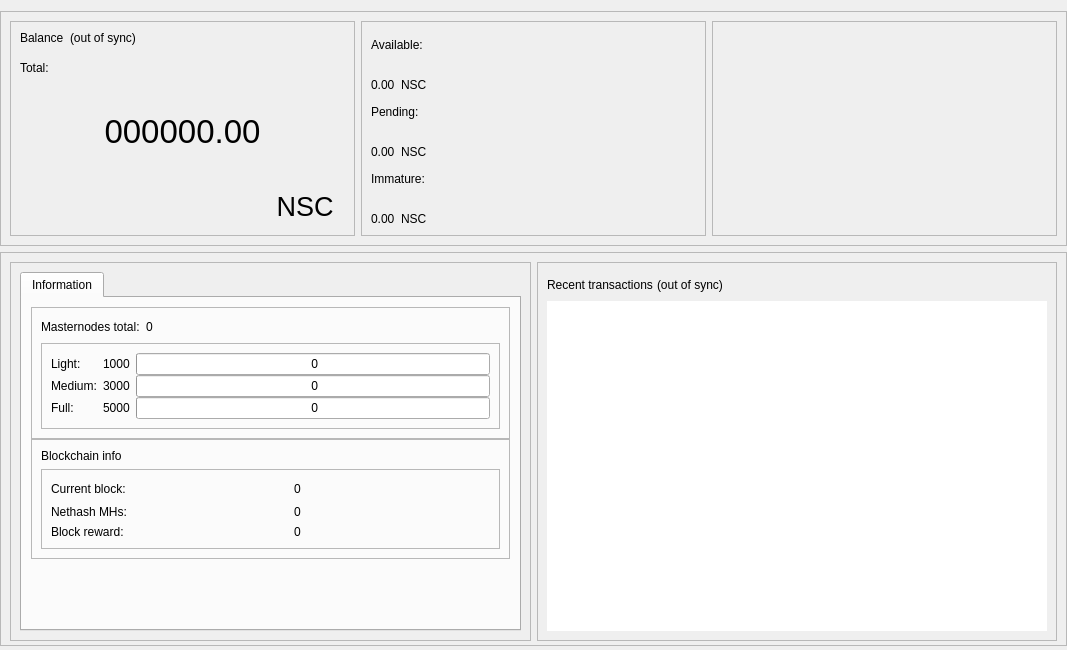
<?xml version="1.0" encoding="UTF-8"?>
<ui version="4.0">
 <class>OverviewPage</class>
 <widget class="QWidget" name="OverviewPage">
  <property name="geometry">
   <rect>
    <x>0</x>
    <y>0</y>
    <width>1067</width>
    <height>650</height>
   </rect>
  </property>
  <property name="minimumSize">
   <size>
    <width>960</width>
    <height>0</height>
   </size>
  </property>
  <property name="windowTitle">
   <string>Form</string>
  </property>
  <layout class="QVBoxLayout" name="topLayout">
   <property name="leftMargin">
    <number>0</number>
   </property>
   <property name="rightMargin">
    <number>0</number>
   </property>
   <property name="bottomMargin">
    <number>4</number>
   </property>
   <item>
    <layout class="QVBoxLayout" name="verticalLayout_main">
     <property name="sizeConstraint">
      <enum>QLayout::SetDefaultConstraint</enum>
     </property>
     <property name="leftMargin">
      <number>0</number>
     </property>
     <property name="rightMargin">
      <number>0</number>
     </property>
     <item>
      <widget class="QFrame" name="frame_blue">
       <property name="enabled">
        <bool>true</bool>
       </property>
       <property name="sizePolicy">
        <sizepolicy hsizetype="Preferred" vsizetype="Preferred">
         <horstretch>0</horstretch>
         <verstretch>0</verstretch>
        </sizepolicy>
       </property>
       <property name="minimumSize">
        <size>
         <width>1065</width>
         <height>220</height>
        </size>
       </property>
       <property name="maximumSize">
        <size>
         <width>16777215</width>
         <height>16777215</height>
        </size>
       </property>
       <property name="sizeIncrement">
        <size>
         <width>0</width>
         <height>0</height>
        </size>
       </property>
       <property name="baseSize">
        <size>
         <width>0</width>
         <height>500</height>
        </size>
       </property>
       <property name="frameShape">
        <enum>QFrame::StyledPanel</enum>
       </property>
       <property name="frameShadow">
        <enum>QFrame::Raised</enum>
       </property>
       <layout class="QHBoxLayout" name="horizontalLayout">
        <item>
         <widget class="QFrame" name="frame_blue_1">
          <property name="minimumSize">
           <size>
            <width>345</width>
            <height>200</height>
           </size>
          </property>
          <property name="maximumSize">
           <size>
            <width>16777215</width>
            <height>16777215</height>
           </size>
          </property>
          <property name="frameShape">
           <enum>QFrame::StyledPanel</enum>
          </property>
          <property name="frameShadow">
           <enum>QFrame::Raised</enum>
          </property>
          <layout class="QHBoxLayout" name="horizontalLayout_2">
           <item>
            <layout class="QVBoxLayout" name="verticalLayout">
             <item>
              <layout class="QHBoxLayout" name="horizontalLayout_3">
               <property name="spacing">
                <number>6</number>
               </property>
               <property name="sizeConstraint">
                <enum>QLayout::SetFixedSize</enum>
               </property>
               <item>
                <widget class="QLabel" name="label_5">
                 <property name="minimumSize">
                  <size>
                   <width>0</width>
                   <height>24</height>
                  </size>
                 </property>
                 <property name="maximumSize">
                  <size>
                   <width>16777215</width>
                   <height>24</height>
                  </size>
                 </property>
                 <property name="text">
                  <string>Balance</string>
                 </property>
                 <property name="alignment">
                  <set>Qt::AlignLeading|Qt::AlignLeft|Qt::AlignTop</set>
                 </property>
                </widget>
               </item>
               <item>
                <widget class="QLabel" name="labelWalletStatus">
                 <property name="minimumSize">
                  <size>
                   <width>0</width>
                   <height>24</height>
                  </size>
                 </property>
                 <property name="maximumSize">
                  <size>
                   <width>16777215</width>
                   <height>24</height>
                  </size>
                 </property>
                 <property name="text">
                  <string>(out of sync)</string>
                 </property>
                 <property name="alignment">
                  <set>Qt::AlignLeading|Qt::AlignLeft|Qt::AlignTop</set>
                 </property>
                </widget>
               </item>
               <item>
                <spacer name="horizontalSpacer">
                 <property name="orientation">
                  <enum>Qt::Horizontal</enum>
                 </property>
                 <property name="sizeHint" stdset="0">
                  <size>
                   <width>40</width>
                   <height>20</height>
                  </size>
                 </property>
                </spacer>
               </item>
              </layout>
             </item>
             <item>
              <widget class="QLabel" name="labelTotalText">
               <property name="maximumSize">
                <size>
                 <width>16777215</width>
                 <height>15</height>
                </size>
               </property>
               <property name="text">
                <string>Total:</string>
               </property>
              </widget>
             </item>
             <item>
              <widget class="QLabel" name="labelTotal">
               <property name="sizePolicy">
                <sizepolicy hsizetype="Preferred" vsizetype="Preferred">
                 <horstretch>0</horstretch>
                 <verstretch>0</verstretch>
                </sizepolicy>
               </property>
               <property name="minimumSize">
                <size>
                 <width>0</width>
                 <height>100</height>
                </size>
               </property>
               <property name="maximumSize">
                <size>
                 <width>16777215</width>
                 <height>100</height>
                </size>
               </property>
               <property name="font">
                <font>
                 <pointsize>25</pointsize>
                 <weight>50</weight>
                 <bold>false</bold>
                </font>
               </property>
               <property name="mouseTracking">
                <bool>false</bool>
               </property>
               <property name="text">
                <string>000000.00</string>
               </property>
               <property name="alignment">
                <set>Qt::AlignCenter</set>
               </property>
              </widget>
             </item>
             <item>
              <layout class="QHBoxLayout" name="horizontalLayout_11">
               <item>
                <spacer name="horizontalSpacer_8">
                 <property name="orientation">
                  <enum>Qt::Horizontal</enum>
                 </property>
                 <property name="sizeHint" stdset="0">
                  <size>
                   <width>40</width>
                   <height>20</height>
                  </size>
                 </property>
                </spacer>
               </item>
               <item>
                <widget class="QPushButton" name="blabel_Nscoin">
                 <property name="font">
                  <font>
                   <pointsize>20</pointsize>
                   <italic>false</italic>
                   <kerning>true</kerning>
                  </font>
                 </property>
                 <property name="cursor">
                  <cursorShape>PointingHandCursor</cursorShape>
                 </property>
                 <property name="text">
                  <string>NSC</string>
                 </property>
                 <property name="flat">
                  <bool>true</bool>
                 </property>
                </widget>
               </item>
              </layout>
             </item>
            </layout>
           </item>
          </layout>
         </widget>
        </item>
        <item>
         <widget class="QFrame" name="frame_blue_2">
          <property name="minimumSize">
           <size>
            <width>345</width>
            <height>200</height>
           </size>
          </property>
          <property name="maximumSize">
           <size>
            <width>16777215</width>
            <height>16777215</height>
           </size>
          </property>
          <property name="frameShape">
           <enum>QFrame::StyledPanel</enum>
          </property>
          <property name="frameShadow">
           <enum>QFrame::Raised</enum>
          </property>
          <layout class="QVBoxLayout" name="verticalLayout_3">
           <item>
            <layout class="QVBoxLayout" name="verticalLayout_2">
             <item>
              <widget class="QLabel" name="labelBalanceText">
               <property name="text">
                <string>Available:</string>
               </property>
              </widget>
             </item>
             <item>
              <layout class="QHBoxLayout" name="horizontalLayout_4">
               <item>
                <widget class="QLabel" name="labelBalance">
                 <property name="text">
                  <string>0.00</string>
                 </property>
                 <property name="alignment">
                  <set>Qt::AlignBottom|Qt::AlignLeading|Qt::AlignLeft</set>
                 </property>
                </widget>
               </item>
               <item>
                <widget class="QLabel" name="label_Nscoin2">
                 <property name="text">
                  <string>NSC</string>
                 </property>
                 <property name="alignment">
                  <set>Qt::AlignBottom|Qt::AlignLeading|Qt::AlignLeft</set>
                 </property>
                </widget>
               </item>
               <item>
                <spacer name="horizontalSpacer_3">
                 <property name="orientation">
                  <enum>Qt::Horizontal</enum>
                 </property>
                 <property name="sizeHint" stdset="0">
                  <size>
                   <width>40</width>
                   <height>20</height>
                  </size>
                 </property>
                </spacer>
               </item>
              </layout>
             </item>
             <item>
              <widget class="QLabel" name="labelPendingText">
               <property name="text">
                <string>Pending:</string>
               </property>
              </widget>
             </item>
             <item>
              <layout class="QHBoxLayout" name="horizontalLayout_5">
               <item>
                <widget class="QLabel" name="labelUnconfirmed">
                 <property name="text">
                  <string>0.00</string>
                 </property>
                 <property name="alignment">
                  <set>Qt::AlignBottom|Qt::AlignLeading|Qt::AlignLeft</set>
                 </property>
                </widget>
               </item>
               <item>
                <widget class="QLabel" name="label_Nscoin3">
                 <property name="text">
                  <string>NSC</string>
                 </property>
                 <property name="alignment">
                  <set>Qt::AlignBottom|Qt::AlignLeading|Qt::AlignLeft</set>
                 </property>
                </widget>
               </item>
               <item>
                <spacer name="horizontalSpacer_4">
                 <property name="orientation">
                  <enum>Qt::Horizontal</enum>
                 </property>
                 <property name="sizeHint" stdset="0">
                  <size>
                   <width>40</width>
                   <height>20</height>
                  </size>
                 </property>
                </spacer>
               </item>
              </layout>
             </item>
             <item>
              <widget class="QLabel" name="labelImmatureText">
               <property name="text">
                <string>Immature:</string>
               </property>
              </widget>
             </item>
             <item>
              <layout class="QHBoxLayout" name="horizontalLayout_6">
               <item>
                <widget class="QLabel" name="labelImmature">
                 <property name="text">
                  <string>0.00</string>
                 </property>
                 <property name="alignment">
                  <set>Qt::AlignBottom|Qt::AlignLeading|Qt::AlignLeft</set>
                 </property>
                </widget>
               </item>
               <item>
                <widget class="QLabel" name="label_Nscoin4">
                 <property name="text">
                  <string>NSC</string>
                 </property>
                 <property name="alignment">
                  <set>Qt::AlignBottom|Qt::AlignLeading|Qt::AlignLeft</set>
                 </property>
                </widget>
               </item>
               <item>
                <spacer name="horizontalSpacer_5">
                 <property name="orientation">
                  <enum>Qt::Horizontal</enum>
                 </property>
                 <property name="sizeHint" stdset="0">
                  <size>
                   <width>40</width>
                   <height>20</height>
                  </size>
                 </property>
                </spacer>
               </item>
              </layout>
             </item>
            </layout>
           </item>
          </layout>
         </widget>
        </item>
        <item>
         <spacer name="horizontalSpacer_9">
          <property name="orientation">
           <enum>Qt::Horizontal</enum>
          </property>
          <property name="sizeHint" stdset="0">
           <size>
            <width>40</width>
            <height>20</height>
           </size>
          </property>
         </spacer>
        </item>
        <item>
         <widget class="QFrame" name="frame_blue_3">
          <property name="minimumSize">
           <size>
            <width>345</width>
            <height>200</height>
           </size>
          </property>
          <property name="maximumSize">
           <size>
            <width>16777215</width>
            <height>16777215</height>
           </size>
          </property>
          <property name="frameShape">
           <enum>QFrame::StyledPanel</enum>
          </property>
          <property name="frameShadow">
           <enum>QFrame::Raised</enum>
          </property>
          <layout class="QVBoxLayout" name="verticalLayout_5">
           <item>
            <layout class="QVBoxLayout" name="verticalLayout_4"/>
           </item>
          </layout>
         </widget>
        </item>
       </layout>
      </widget>
     </item>
     <item>
      <widget class="QFrame" name="frame_bottom">
       <property name="minimumSize">
        <size>
         <width>0</width>
         <height>100</height>
        </size>
       </property>
       <property name="maximumSize">
        <size>
         <width>16777215</width>
         <height>16777215</height>
        </size>
       </property>
       <property name="frameShape">
        <enum>QFrame::StyledPanel</enum>
       </property>
       <property name="frameShadow">
        <enum>QFrame::Raised</enum>
       </property>
       <layout class="QHBoxLayout" name="horizontalLayout_7">
        <property name="bottomMargin">
         <number>4</number>
        </property>
        <item>
         <widget class="QFrame" name="frame_bottom_1">
          <property name="minimumSize">
           <size>
            <width>355</width>
            <height>100</height>
           </size>
          </property>
          <property name="maximumSize">
           <size>
            <width>16777215</width>
            <height>16777215</height>
           </size>
          </property>
          <property name="frameShape">
           <enum>QFrame::StyledPanel</enum>
          </property>
          <property name="frameShadow">
           <enum>QFrame::Raised</enum>
          </property>
          <layout class="QVBoxLayout" name="verticalLayout_9">
           <property name="bottomMargin">
            <number>9</number>
           </property>
           <item>
            <layout class="QVBoxLayout" name="verticalLayout_7">
             <item>
              <widget class="QTabWidget" name="AdditionalFeatures">
               <property name="currentIndex">
                <number>1</number>
               </property>
               <property name="tabBarAutoHide">
                <bool>false</bool>
               </property>
               <widget class="QWidget" name="TabInformation">
                <attribute name="title">
                 <string>Information</string>
                </attribute>
                <layout class="QVBoxLayout" name="verticalLayout_13">
                 <item>
                  <layout class="QVBoxLayout" name="verticalLayout_11">
                   <property name="spacing">
                    <number>0</number>
                   </property>
                   <item>
                    <layout class="QVBoxLayout" name="verticalLayout_16"/>
                   </item>
                   <item>
                    <widget class="QFrame" name="frameMnInfo">
                     <property name="minimumSize">
                      <size>
                       <width>0</width>
                       <height>100</height>
                      </size>
                     </property>
                     <property name="frameShape">
                      <enum>QFrame::StyledPanel</enum>
                     </property>
                     <property name="frameShadow">
                      <enum>QFrame::Raised</enum>
                     </property>
                     <layout class="QVBoxLayout" name="verticalLayout_17">
                      <item>
                       <layout class="QHBoxLayout" name="horizontalLayout_9">
                        <item>
                         <widget class="QLabel" name="labelMnTotal">
                          <property name="minimumSize">
                           <size>
                            <width>0</width>
                            <height>0</height>
                           </size>
                          </property>
                          <property name="maximumSize">
                           <size>
                            <width>16777215</width>
                            <height>16777215</height>
                           </size>
                          </property>
                          <property name="text">
                           <string>Masternodes total:</string>
                          </property>
                         </widget>
                        </item>
                        <item>
                         <widget class="QLabel" name="labelMnTotal_Value">
                          <property name="text">
                           <string>0</string>
                          </property>
                         </widget>
                        </item>
                        <item>
                         <spacer name="horizontalSpacer_7">
                          <property name="orientation">
                           <enum>Qt::Horizontal</enum>
                          </property>
                          <property name="sizeHint" stdset="0">
                           <size>
                            <width>40</width>
                            <height>20</height>
                           </size>
                          </property>
                         </spacer>
                        </item>
                       </layout>
                      </item>
                      <item>
                       <widget class="QFrame" name="frameMnInfoLevels">
                        <property name="minimumSize">
                         <size>
                          <width>0</width>
                          <height>80</height>
                         </size>
                        </property>
                        <property name="frameShape">
                         <enum>QFrame::StyledPanel</enum>
                        </property>
                        <property name="frameShadow">
                         <enum>QFrame::Raised</enum>
                        </property>
                        <layout class="QGridLayout" name="gridLayout_2">
                         <property name="horizontalSpacing">
                          <number>6</number>
                         </property>
                         <property name="verticalSpacing">
                          <number>0</number>
                         </property>
                         <item row="0" column="2">
                          <widget class="QProgressBar" name="graphMN1">
                           <property name="minimumSize">
                            <size>
                             <width>0</width>
                             <height>20</height>
                            </size>
                           </property>
                           <property name="maximumSize">
                            <size>
                             <width>16777215</width>
                             <height>16777215</height>
                            </size>
                           </property>
                           <property name="value">
                            <number>0</number>
                           </property>
                           <property name="format">
                            <string> %v</string>
                           </property>
                          </widget>
                         </item>
                         <item row="1" column="2">
                          <widget class="QProgressBar" name="graphMN2">
                           <property name="minimumSize">
                            <size>
                             <width>0</width>
                             <height>20</height>
                            </size>
                           </property>
                           <property name="maximumSize">
                            <size>
                             <width>16777215</width>
                             <height>16777215</height>
                            </size>
                           </property>
                           <property name="value">
                            <number>0</number>
                           </property>
                           <property name="format">
                            <string> %v</string>
                           </property>
                          </widget>
                         </item>
                         <item row="3" column="2">
                          <widget class="QProgressBar" name="graphMN3">
                           <property name="minimumSize">
                            <size>
                             <width>0</width>
                             <height>20</height>
                            </size>
                           </property>
                           <property name="maximumSize">
                            <size>
                             <width>16777215</width>
                             <height>16777215</height>
                            </size>
                           </property>
                           <property name="value">
                            <number>0</number>
                           </property>
                           <property name="format">
                            <string> %v</string>
                           </property>
                          </widget>
                         </item>
                         <item row="1" column="0">
                          <widget class="QLabel" name="label_2">
                           <property name="minimumSize">
                            <size>
                             <width>0</width>
                             <height>0</height>
                            </size>
                           </property>
                           <property name="maximumSize">
                            <size>
                             <width>16777215</width>
                             <height>16777215</height>
                            </size>
                           </property>
                           <property name="text">
                            <string>Medium:</string>
                           </property>
                          </widget>
                         </item>
                         <item row="3" column="0">
                          <widget class="QLabel" name="label_3">
                           <property name="minimumSize">
                            <size>
                             <width>0</width>
                             <height>0</height>
                            </size>
                           </property>
                           <property name="maximumSize">
                            <size>
                             <width>16777215</width>
                             <height>16777215</height>
                            </size>
                           </property>
                           <property name="text">
                            <string>Full:</string>
                           </property>
                          </widget>
                         </item>
                         <item row="0" column="0">
                          <widget class="QLabel" name="label">
                           <property name="minimumSize">
                            <size>
                             <width>0</width>
                             <height>0</height>
                            </size>
                           </property>
                           <property name="maximumSize">
                            <size>
                             <width>16777215</width>
                             <height>16777215</height>
                            </size>
                           </property>
                           <property name="text">
                            <string>Light:</string>
                           </property>
                          </widget>
                         </item>
                         <item row="0" column="1">
                          <widget class="QLabel" name="label_lcolat">
                           <property name="text">
                            <string>1000</string>
                           </property>
                          </widget>
                         </item>
                         <item row="1" column="1">
                          <widget class="QLabel" name="label_mcolat">
                           <property name="text">
                            <string>3000</string>
                           </property>
                          </widget>
                         </item>
                         <item row="3" column="1">
                          <widget class="QLabel" name="label_fcolat">
                           <property name="text">
                            <string>5000</string>
                           </property>
                          </widget>
                         </item>
                        </layout>
                       </widget>
                      </item>
                     </layout>
                    </widget>
                   </item>
                   <item>
                    <widget class="QFrame" name="frameBlockchainInfo">
                     <property name="minimumSize">
                      <size>
                       <width>0</width>
                       <height>100</height>
                      </size>
                     </property>
                     <property name="frameShape">
                      <enum>QFrame::StyledPanel</enum>
                     </property>
                     <property name="frameShadow">
                      <enum>QFrame::Raised</enum>
                     </property>
                     <layout class="QVBoxLayout" name="verticalLayout_18">
                      <item>
                       <widget class="QLabel" name="label_blockchaininfo">
                        <property name="text">
                         <string>Blockchain info</string>
                        </property>
                       </widget>
                      </item>
                      <item>
                       <widget class="QFrame" name="frameBlockchainInfoData">
                        <property name="minimumSize">
                         <size>
                          <width>0</width>
                          <height>0</height>
                         </size>
                        </property>
                        <property name="frameShape">
                         <enum>QFrame::StyledPanel</enum>
                        </property>
                        <property name="frameShadow">
                         <enum>QFrame::Raised</enum>
                        </property>
                        <layout class="QGridLayout" name="gridLayout_3">
                         <property name="verticalSpacing">
                          <number>6</number>
                         </property>
                         <item row="0" column="2">
                          <widget class="QLabel" name="label_CurrentBlock_value">
                           <property name="text">
                            <string>0</string>
                           </property>
                          </widget>
                         </item>
                         <item row="0" column="0">
                          <widget class="QLabel" name="label_CurrentBlock">
                           <property name="minimumSize">
                            <size>
                             <width>0</width>
                             <height>0</height>
                            </size>
                           </property>
                           <property name="maximumSize">
                            <size>
                             <width>16777215</width>
                             <height>16777215</height>
                            </size>
                           </property>
                           <property name="text">
                            <string>Current block:</string>
                           </property>
                          </widget>
                         </item>
                         <item row="1" column="2">
                          <widget class="QLabel" name="label_Nethash_value">
                           <property name="text">
                            <string>0</string>
                           </property>
                          </widget>
                         </item>
                         <item row="2" column="0">
                          <widget class="QLabel" name="label_CurrentBlockReward">
                           <property name="text">
                            <string>Block reward:</string>
                           </property>
                          </widget>
                         </item>
                         <item row="1" column="0">
                          <widget class="QLabel" name="label_Nethash">
                           <property name="text">
                            <string>Nethash MHs:</string>
                           </property>
                          </widget>
                         </item>
                         <item row="2" column="2">
                          <widget class="QLabel" name="label_CurrentBlockReward_value">
                           <property name="text">
                            <string>0</string>
                           </property>
                          </widget>
                         </item>
                         <item row="0" column="1">
                          <spacer name="horizontalSpacer_6">
                           <property name="orientation">
                            <enum>Qt::Horizontal</enum>
                           </property>
                           <property name="sizeType">
                            <enum>QSizePolicy::Fixed</enum>
                           </property>
                           <property name="sizeHint" stdset="0">
                            <size>
                             <width>40</width>
                             <height>20</height>
                            </size>
                           </property>
                          </spacer>
                         </item>
                        </layout>
                       </widget>
                      </item>
                     </layout>
                    </widget>
                   </item>
                   <item>
                    <spacer name="verticalSpacer_2">
                     <property name="orientation">
                      <enum>Qt::Vertical</enum>
                     </property>
                     <property name="sizeHint" stdset="0">
                      <size>
                       <width>20</width>
                       <height>10</height>
                      </size>
                     </property>
                    </spacer>
                   </item>
                  </layout>
                 </item>
                </layout>
               </widget>
              </widget>
             </item>
            </layout>
           </item>
          </layout>
         </widget>
        </item>
        <item>
         <widget class="QFrame" name="frame_bottom_2">
          <property name="minimumSize">
           <size>
            <width>0</width>
            <height>100</height>
           </size>
          </property>
          <property name="maximumSize">
           <size>
            <width>16777215</width>
            <height>16777215</height>
           </size>
          </property>
          <property name="frameShape">
           <enum>QFrame::StyledPanel</enum>
          </property>
          <property name="frameShadow">
           <enum>QFrame::Raised</enum>
          </property>
          <layout class="QVBoxLayout" name="verticalLayout_10">
           <item>
            <layout class="QVBoxLayout" name="verticalLayout_8">
             <property name="spacing">
              <number>4</number>
             </property>
             <item>
              <layout class="QHBoxLayout" name="horizontalLayout_8">
               <item>
                <widget class="QLabel" name="label_4">
                 <property name="minimumSize">
                  <size>
                   <width>0</width>
                   <height>25</height>
                  </size>
                 </property>
                 <property name="maximumSize">
                  <size>
                   <width>16777215</width>
                   <height>25</height>
                  </size>
                 </property>
                 <property name="text">
                  <string>Recent transactions</string>
                 </property>
                </widget>
               </item>
               <item>
                <widget class="QLabel" name="labelTransactionsStatus">
                 <property name="text">
                  <string>(out of sync)</string>
                 </property>
                </widget>
               </item>
               <item>
                <spacer name="horizontalSpacer_2">
                 <property name="orientation">
                  <enum>Qt::Horizontal</enum>
                 </property>
                 <property name="sizeHint" stdset="0">
                  <size>
                   <width>40</width>
                   <height>20</height>
                  </size>
                 </property>
                </spacer>
               </item>
              </layout>
             </item>
             <item>
              <widget class="QListView" name="listTransactions">
               <property name="sizePolicy">
                <sizepolicy hsizetype="Expanding" vsizetype="Expanding">
                 <horstretch>0</horstretch>
                 <verstretch>0</verstretch>
                </sizepolicy>
               </property>
               <property name="maximumSize">
                <size>
                 <width>16777215</width>
                 <height>600</height>
                </size>
               </property>
               <property name="styleSheet">
                <string notr="true"/>
               </property>
               <property name="frameShape">
                <enum>QFrame::NoFrame</enum>
               </property>
               <property name="verticalScrollBarPolicy">
                <enum>Qt::ScrollBarAlwaysOff</enum>
               </property>
               <property name="horizontalScrollBarPolicy">
                <enum>Qt::ScrollBarAlwaysOff</enum>
               </property>
               <property name="alternatingRowColors">
                <bool>true</bool>
               </property>
              </widget>
             </item>
            </layout>
           </item>
          </layout>
         </widget>
        </item>
       </layout>
      </widget>
     </item>
    </layout>
   </item>
  </layout>
 </widget>
 <resources/>
 <connections/>
</ui>
